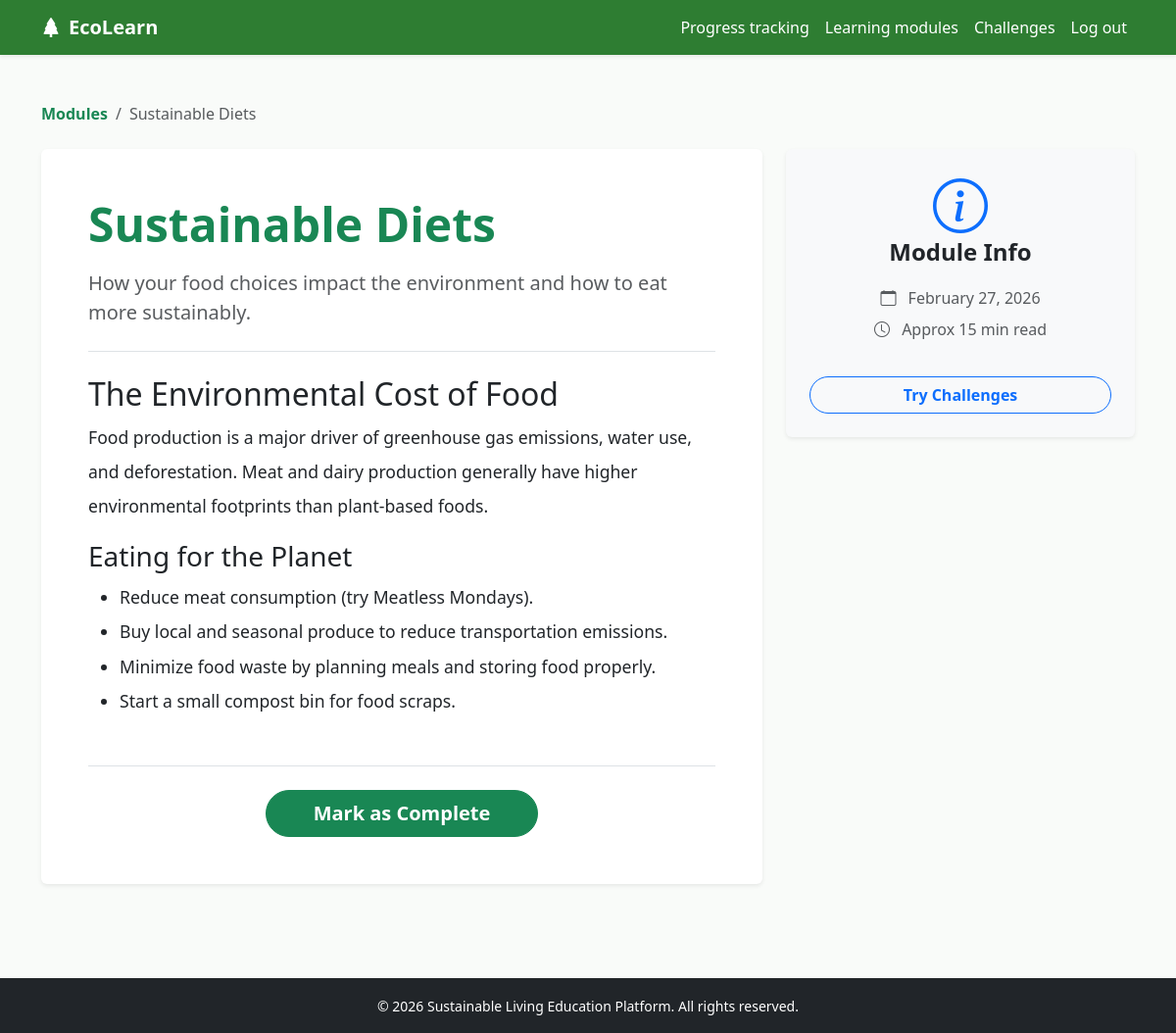
Page /modules/8/ (signed in) on the committed database.
### core/models.py (models this page shows, shortened)
class LearningModule(models.Model):
    title = models.CharField(max_length=200, validators=[MinLengthValidator(3)])
    description = models.TextField(validators=[MinLengthValidator(10)])
    content = models.TextField(help_text="Detailed content or HTML for the module")
    created_at = models.DateTimeField(auto_now_add=True)
    class Meta:
        ordering = ['-created_at']

### core/views.py (the view)
# urls.py: path('modules/<int:pk>/', views.module_detail, name='module_detail'),
@login_required
def module_detail(request, pk):
    try:
        profile = request.user.userprofile
    except Exception:
        profile, _ = UserProfile.objects.get_or_create(user=request.user)
    module = get_object_or_404(LearningModule, pk=pk)
    is_completed = module in profile.completed_modules.all()
    return render(request, 'core/module_detail.html', {
        'module': module, 'is_completed': is_completed
    })

### templates/core/module_detail.html (shortened to what this page needs)
{% extends 'base.html' %}
{% block content %}
<nav aria-label="breadcrumb" class="mt-4 mb-4">
    <ol class="breadcrumb">
        <li class="breadcrumb-item"><a href="{% url 'modules' %}"
                class="text-success text-decoration-none fw-bold">Modules</a></li>
        <li class="breadcrumb-item active" aria-current="page">{{ module.title }}</li>
    </ol>
</nav>
<div class="row">
    <div class="col-lg-8">
        <div class="card shadow-sm border-0 rounded-pilled">
            <div class="card-body p-5">
                <h1 class="display-5 fw-bold text-success mb-3">{{ module.title }}</h1>
                <p class="lead text-muted border-bottom pb-4">{{ module.description }}</p>
                <div class="content mt-4 lh-lg" style="font-size: 1.1rem;">
                    {{ module.content|safe }}
                </div>
                <div class="mt-5 pt-4 border-top text-center">
                    {% if is_completed %}
                    <div class="alert alert-success d-inline-block px-5 shadow-sm rounded-pill fw-bold">
                        <i class="bi bi-check-circle-fill me-2 fs-5"></i> Module Completed
                    </div>
                    {% else %}
                    <form action="{% url 'complete_module' module.pk %}" method="post">
                        <button type="submit" class="btn btn-success btn-lg px-5 fw-bold rounded-pill">Mark as
                            Complete</button>
                    </form>
                    {% endif %}
                </div>
            </div>
        </div>
    </div>
    <div class="col-lg-4 mt-4 mt-lg-0">
        <div class="card shadow-sm border-0 rounded-pilled bg-light">
            <div class="card-body p-4 text-center">
                <i class="bi bi-info-circle display-4 text-primary mb-3"></i>
                <h4 class="fw-bold mb-3">Module Info</h4>
                <ul class="list-unstyled text-muted lh-lg">
                    <li><i class="bi bi-calendar me-2"></i> {{ module.created_at|date:"F d, Y" }}</li>
                    <li><i class="bi bi-clock me-2"></i> Approx 15 min read</li>
                </ul>
                <a href="{% url 'challenges' %}" class="btn btn-outline-primary w-100 fw-bold rounded-pill mt-3">Try
                    Challenges</a>
            </div>
        </div>
    </div>
</div>
{% endblock %}

### templates/base.html (style rules this page uses)
:root { --primary-color: #2e7d32; --secondary-color: #f1f8e9; }
body { background-color: #f9fbf9; font-family: 'Segoe UI', Tahoma, Geneva, Verdana, sans-serif; }

### rows in the picture
LearningModule: title "Sustainable Diets", description "How your food choices impact the environment and how to eat more sustainably.", content "The Environmental Cost of Food Food production is a major driver of greenhouse gas emissions, water use, and deforestation. Meat and dairy production generally have higher environmental footprints than plant-based foods. Eating for the Planet Reduce meat consumption (try Meatless Mondays). Buy local and seasonal produce to reduce transportation emissions. Minimize food waste by planning meals and storing food properly. Start a small compost bin for food scraps.", created_at "February 27, 2026"
